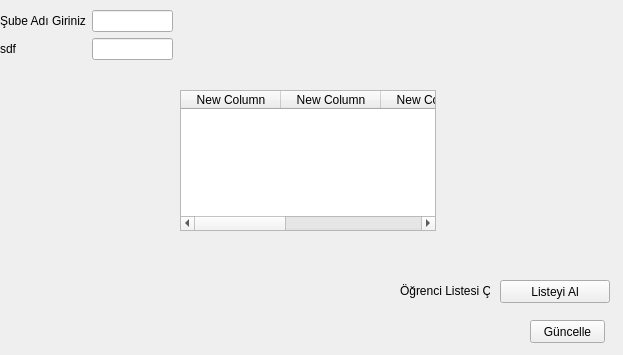
<?xml version="1.0" encoding="UTF-8"?>
<ui version="4.0">
 <class>Form</class>
 <widget class="QWidget" name="Form">
  <property name="geometry">
   <rect>
    <x>0</x>
    <y>0</y>
    <width>623</width>
    <height>355</height>
   </rect>
  </property>
  <property name="windowTitle">
   <string>Şube bilgileri Güncelleme</string>
  </property>
  <widget class="QWidget" name="formLayoutWidget">
   <property name="geometry">
    <rect>
     <x>0</x>
     <y>10</y>
     <width>173</width>
     <height>231</height>
    </rect>
   </property>
   <layout class="QFormLayout" name="formLayout">
    <item row="0" column="0">
     <widget class="QLabel" name="subeadie1">
      <property name="text">
       <string>Şube Adı Giriniz</string>
      </property>
     </widget>
    </item>
    <item row="0" column="1">
     <widget class="QLineEdit" name="subeadi1"/>
    </item>
    <item row="1" column="0">
     <widget class="QLabel" name="sdfLabel">
      <property name="text">
       <string>sdf</string>
      </property>
     </widget>
    </item>
    <item row="1" column="1">
     <widget class="QLineEdit" name="sdfLineEdit"/>
    </item>
   </layout>
  </widget>
  <widget class="QPushButton" name="guncelle">
   <property name="geometry">
    <rect>
     <x>530</x>
     <y>320</y>
     <width>75</width>
     <height>23</height>
    </rect>
   </property>
   <property name="text">
    <string>Güncelle</string>
   </property>
  </widget>
  <widget class="QLabel" name="renciListesiEkLabel">
   <property name="geometry">
    <rect>
     <x>400</x>
     <y>280</y>
     <width>90</width>
     <height>22</height>
    </rect>
   </property>
   <property name="text">
    <string>Öğrenci Listesi Çek</string>
   </property>
  </widget>
  <widget class="QPushButton" name="listeal">
   <property name="geometry">
    <rect>
     <x>500</x>
     <y>280</y>
     <width>110</width>
     <height>23</height>
    </rect>
   </property>
   <property name="text">
    <string>Listeyi Al</string>
   </property>
  </widget>
  <widget class="QWidget" name="formLayoutWidget_2">
   <property name="geometry">
    <rect>
     <x>180</x>
     <y>90</y>
     <width>431</width>
     <height>141</height>
    </rect>
   </property>
   <layout class="QFormLayout" name="formLayout_2">
    <item row="0" column="0">
     <widget class="QTableWidget" name="tableWidget">
      <property name="sizePolicy">
       <sizepolicy hsizetype="Maximum" vsizetype="Maximum">
        <horstretch>0</horstretch>
        <verstretch>0</verstretch>
       </sizepolicy>
      </property>
      <column>
       <property name="text">
        <string>New Column</string>
       </property>
      </column>
      <column>
       <property name="text">
        <string>New Column</string>
       </property>
      </column>
      <column>
       <property name="text">
        <string>New Column</string>
       </property>
      </column>
      <column>
       <property name="text">
        <string>New Column</string>
       </property>
      </column>
      <column>
       <property name="text">
        <string>New Column</string>
       </property>
      </column>
     </widget>
    </item>
   </layout>
  </widget>
 </widget>
 <resources/>
 <connections/>
</ui>
